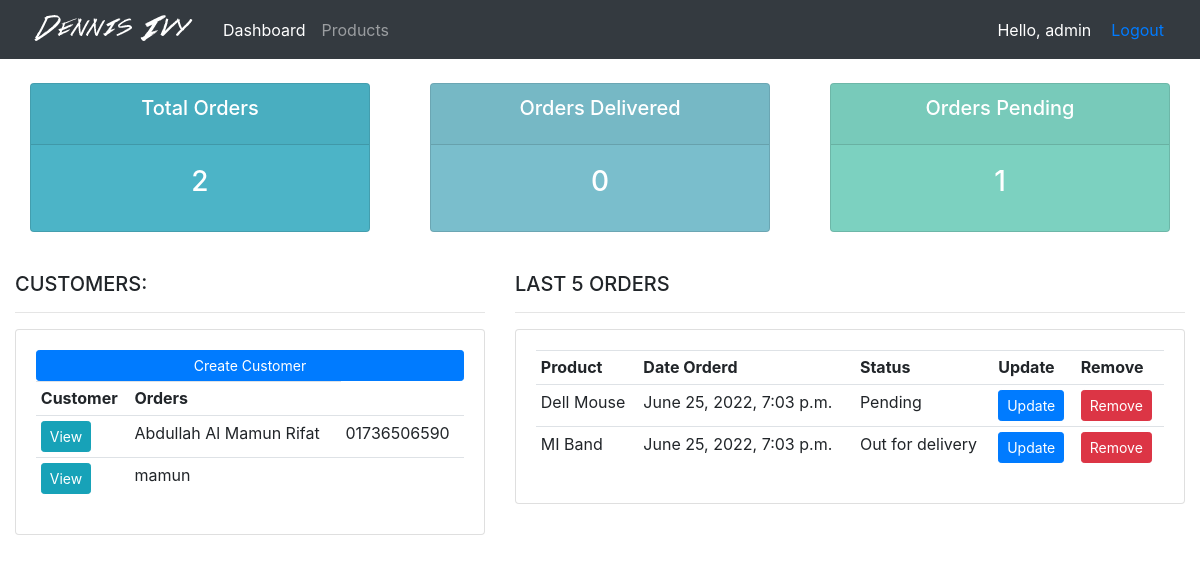
The app's page / (signed in) with its own data.
### accounts/models.py (models this page shows, shortened)
class Customer(models.Model):
    user = models.OneToOneField(
        User, null=True, blank=True, on_delete=models.CASCADE)
    name = models.CharField(max_length=200)
    phone = models.CharField(max_length=200)
    email = models.CharField(max_length=200)
    profile_pic = models.ImageField(
        default="profile1.png", null=True, blank=True)
    created_at = models.DateTimeField(auto_now_add=True)

class Order(models.Model):
    STATUS = (
        ('Pending', 'Pending'),
        ('Out for delivery', 'Out for delivery'),
        ('Delivered', 'Delivered')
    )
    customer = models.ForeignKey(
        Customer, null=True, on_delete=models.SET_NULL)
    product = models.ForeignKey(Product, null=True, on_delete=models.SET_NULL)
    created_at = models.DateTimeField(auto_now_add=True, null=True)
    status = models.CharField(max_length=200, null=True, choices=STATUS)
    note = models.CharField(max_length=1000, null=True)

class Product(models.Model):
    CATEGORY = (
        ('Indoor', 'Indoor'),
        ('Outdoor', 'Outdoor')
    )
    name = models.CharField(max_length=200)
    price = models.FloatField(null=True)
    category = models.CharField(max_length=200, choices=CATEGORY)
    description = models.CharField(max_length=200, blank=True)
    created_at = models.DateTimeField(auto_now_add=True)
    tags = models.ManyToManyField(Tag)
    def __str__(self):
        return f"{self.name}"

### accounts/decorators.py (the view)
    def wrapper_function(request, *args, **kwargs):
        group = None
        if request.user.groups.exists():
            group = request.user.groups.all()[0].name
        if group == 'customer':
            return redirect('accounts:user-page')
        if group == 'admin':
            return view_func(request, *args, **kwargs)

### accounts/views.py (called while the page is built)
@login_required(login_url='accounts:login')
@admin_only
def home(request):
    orders = Order.objects.all()
    customers = Customer.objects.all()
    total_order = orders.count()
    delivered = orders.filter(status='Delivered').count()
    pending = orders.filter(status='Pending').count()
    context = {
        'orders': orders,
        'customers': customers,
        'total_order': total_order,
        'delivered': delivered,
        'pending': pending
    }
    return render(request, 'accounts/dashboard.html', context)

### accounts/templates/accounts/dashboard.html
{% extends 'accounts/base.html' %}
{% block content %}
{%  include 'accounts/status.html' %}
<br>
<div class="row">
	<div class="col-md-5">
		<h5>CUSTOMERS:</h5>
		<hr>
		<div class="card card-body">
			<a class="btn btn-primary  btn-sm btn-block" href="">Create Customer</a>
			<table class="table table-sm">
				<tr>
					<th>Customer</th>
					<th>Orders</th>
				</tr>
				{% for customer in customers %}
				<tr>
					<td><a href="{% url 'accounts:customer' customer.id %}" class="btn btn-sm btn-info">View</a></td>
					<td>{{customer.name}}</td>
					<td>{{customer.phone}}</td>
				</tr>
				{% endfor %}
			</table>
		</div>
	</div>
	<div class="col-md-7">
		<h5>LAST 5 ORDERS</h5>
		<hr>
		<div class="card card-body">
			<table class="table table-sm">
				<tr>
					<th>Product</th>
					<th>Date Orderd</th>
					<th>Status</th>
					<th>Update</th>
					<th>Remove</th>
				</tr>
				{% for order in orders %}
				<tr>
					<td>{{order.product}}</td>
					<td>{{order.created_at}}</td>
					<td>{{order.status}}</td>
					<td><a class="btn btn-sm btn-primary" href="{% url 'accounts:update_order' order.id %}">Update</a></td>
					<td><a class="btn btn-sm btn-danger" href="{% url 'accounts:delete_order' order.id %}">Remove</a></td>
				</tr>
				{% endfor %}
			</table>
		</div>
	</div>
</div>
{% endblock %}

### accounts/templates/accounts/navbar.html (shortened to what this page needs)
{% load static %}
<nav class="navbar navbar-expand-lg navbar-dark bg-dark">
  <img src="{% static 'images/logo.png' %}" alt="">
  <div class="collapse navbar-collapse" id="navbarNav">
    <ul class="navbar-nav">
      {% if request.user.is_staff %}
      <li class="nav-item active">
        <a class="nav-link" href="{% url 'accounts:dashboard' %}">Dashboard <span class="sr-only">(current)</span></a>
      </li>
      <li class="nav-item">
        <a class="nav-link" href="{% url 'accounts:product' %}">Products</a>
      </li>
      {% else %}
      <li class="nav-item">
        <a class="nav-link" href="{% url 'accounts:account' %}">Settings</a>
      </li>
      {% endif %}
    </ul>
  </div>
  <span class="hlw-msg">Hello, {{request.user}}</span>
  <span class="hlw-msg"><a href="{% url 'accounts:logout' %}">Logout</a></span>
</nav>

### static/css/main.css (style rules this page uses)
body { background-color: #ebeff5; }

### accounts/templates/accounts/navbar.html (style rules this page uses)
.hlw-msg { font-size: 16px; color: #fff; margin-right: 20px; }

### records on screen
Customer: name "Abdullah Al Mamun Rifat", phone "01736506590"
Customer: name "mamun"
Order: product "Dell Mouse", created_at "June 25, 2022, 7:03 p.m.", status "Pending"
Order: product "MI Band", created_at "June 25, 2022, 7:03 p.m.", status "Out for delivery"

### other values on screen
{{ request.user }} "admin"
{{ total_order }} "2"
{{ delivered }} "0"
{{ pending }} "1"
